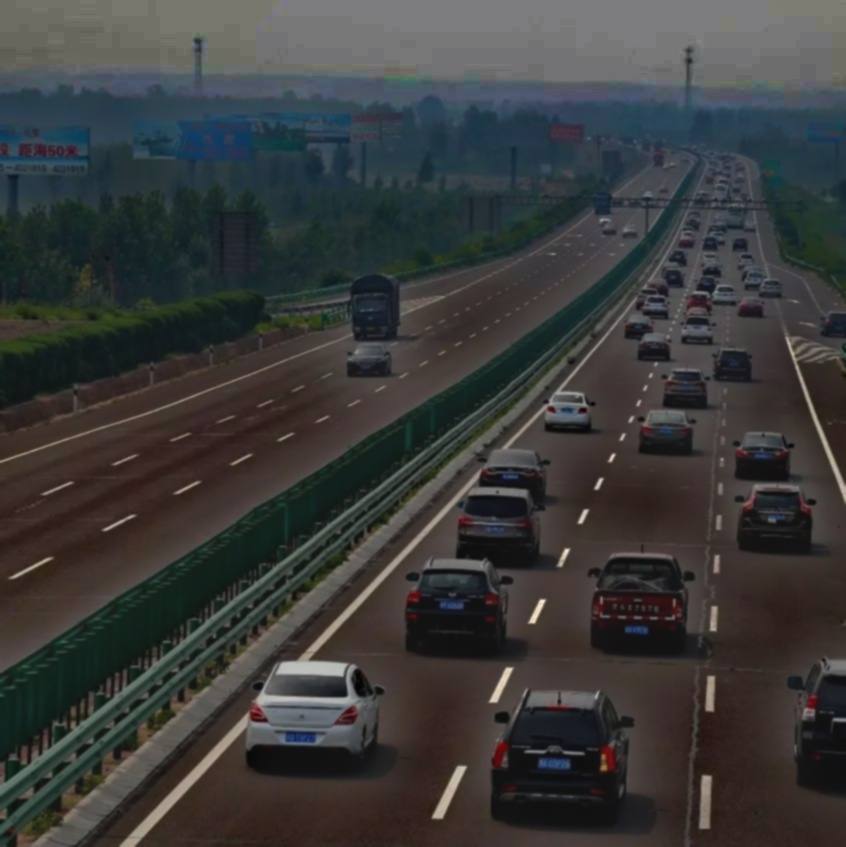
#> input picture output_image2.jpg, 846 x 847 px
$ python 'Prewitt分割.py'   (older library calls are emulated)
#> lines starting #> are read from the running program, lines starting #| are printed output that depends on the picture; after the words box and inside, x2 and y2 are one past the last pixel; in counts of white or black regions, pixels touching at a corner belong together
import cv2
import numpy as np

# 读取图像  Prewitt算子
image_path = 'output_image2.jpg'
image = cv2.imread(image_path)
#> image is the input picture: shape (847, 846, 3); mean B, G, R 58.7, 59.2, 58.5

# 灰度化
gray = cv2.cvtColor(image, cv2.COLOR_BGR2GRAY)
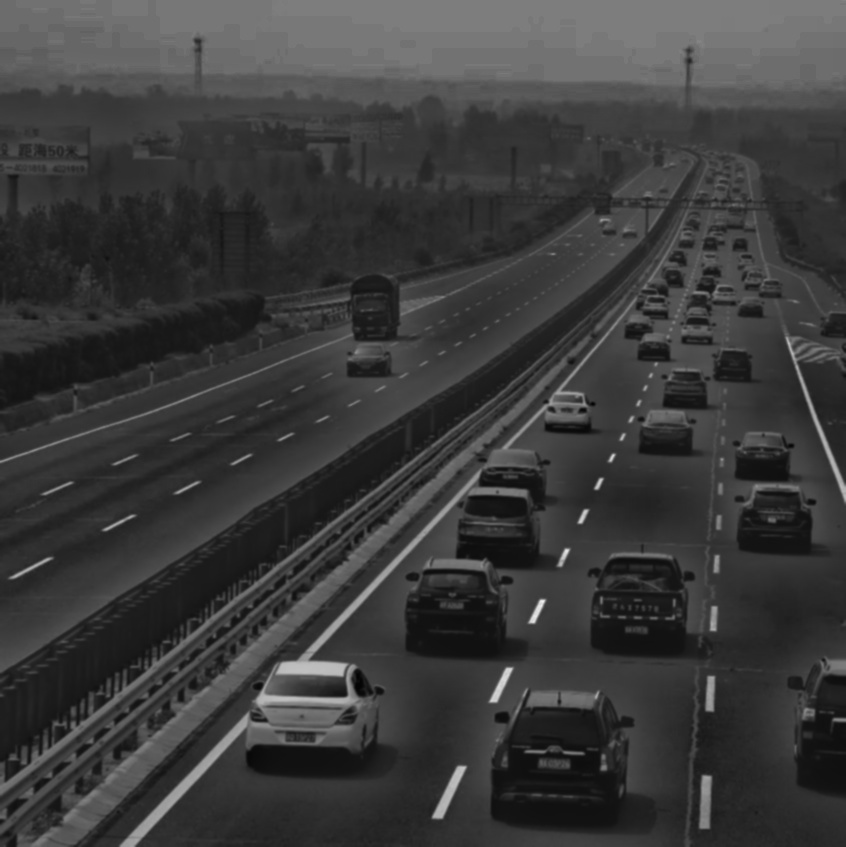
#> gray: shape (847, 846); min 3, max 241, mean 59

# 高斯模糊
blurred = cv2.GaussianBlur(gray, (5, 5), 0)

# Prewitt算子
kernel_prewitt_x = np.array([[1, 0, -1], [1, 0, -1], [1, 0, -1]], dtype=int)
kernel_prewitt_y = np.array([[1, 1, 1], [0, 0, 0], [-1, -1, -1]], dtype=int)
edges_x = cv2.filter2D(blurred, cv2.CV_16S, kernel_prewitt_x)
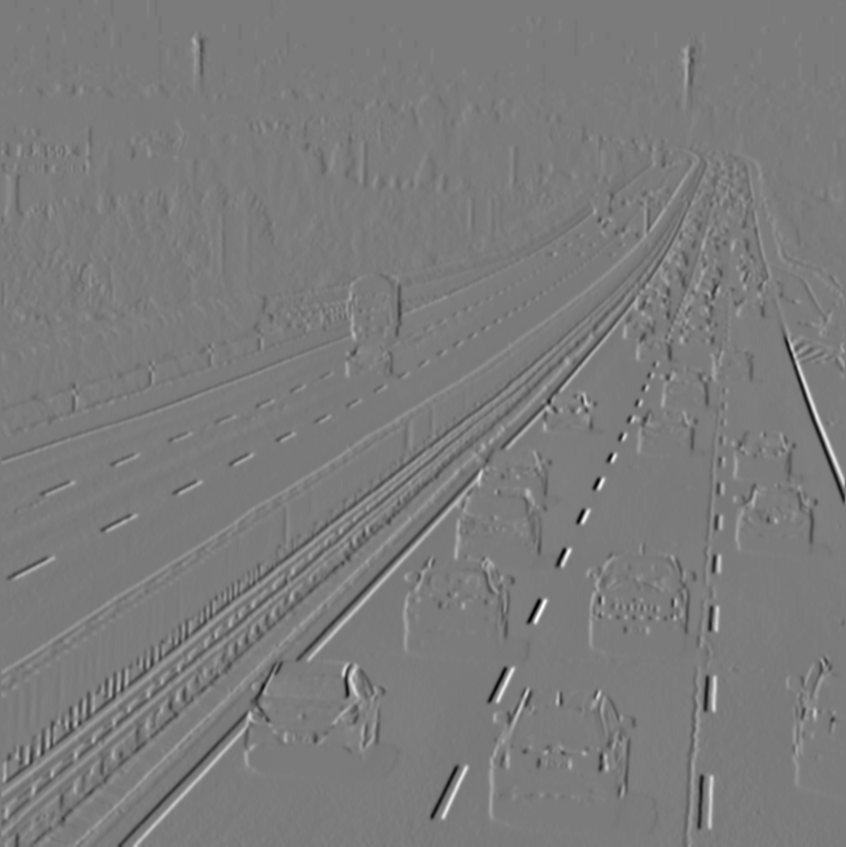
#> edges_x: shape (847, 846) int16; min -229, max 242, mean 0; drawn with min black and max white
edges_y = cv2.filter2D(blurred, cv2.CV_16S, kernel_prewitt_y)
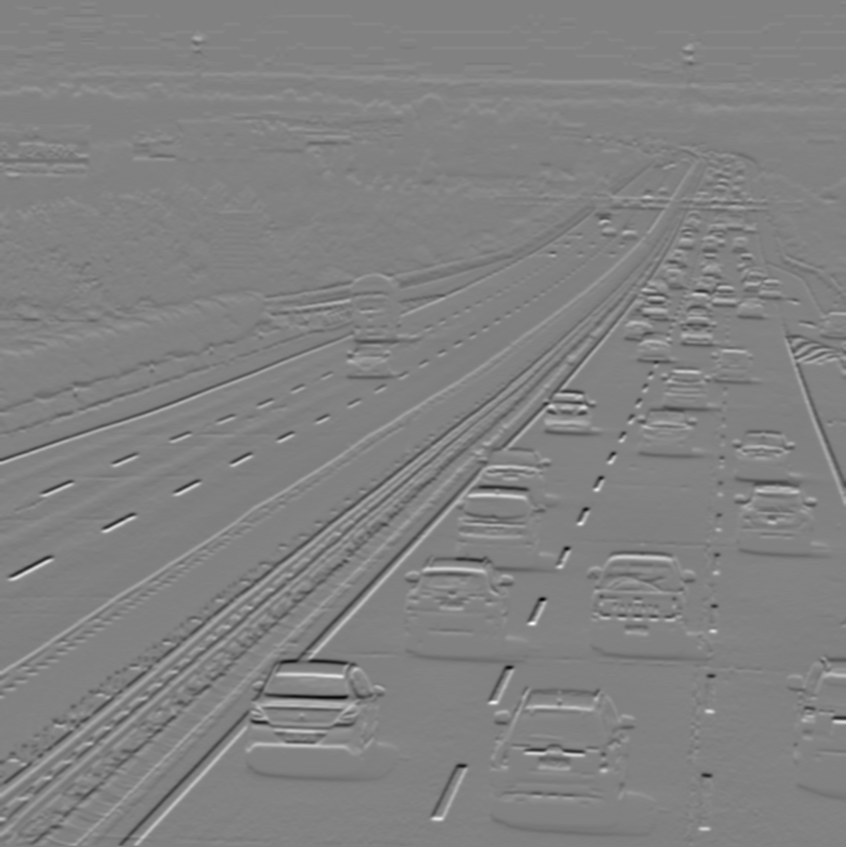
#> edges_y: shape (847, 846) int16; min -259, max 251, mean 0.5; drawn with min black and max white
edges = cv2.convertScaleAbs(cv2.addWeighted(cv2.convertScaleAbs(edges_x), 0.2, cv2.convertScaleAbs(edges_y), 0.5, 0))
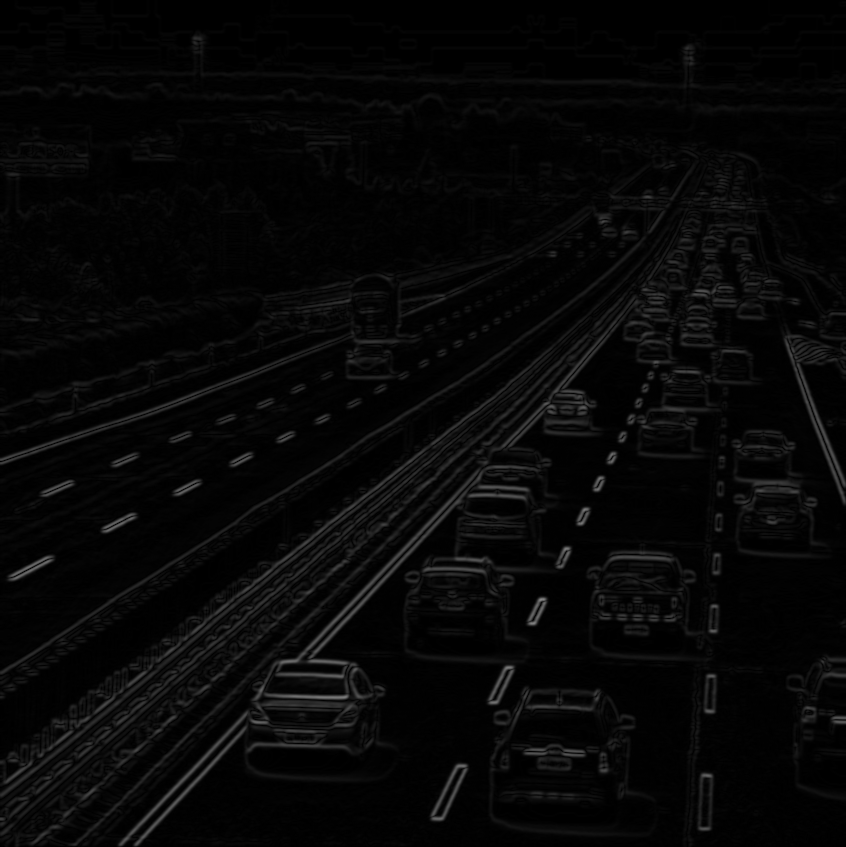
#> edges: shape (847, 846); min 0, max 136, mean 6.9

# 轮廓检测
contours, _ = cv2.findContours(edges, cv2.RETR_TREE, cv2.CHAIN_APPROX_SIMPLE)
#> contours = 10268 contours, 9465 with area under 20; largest, box (x1, y1, x2, y2) and area: (0, 0, 846, 847) 690698, (258, 17, 575, 65) 5903, (420, 41, 641, 79) 4074, (704, 49, 833, 81) 1866, (705, 17, 817, 54) 1740

# 保存检测到的汽车
car_count = 0
for contour in contours:
    x, y, w, h = cv2.boundingRect(contour)
    if w < 40 and h < 30:
        crop_img = image[y:y + h, x:x + w]
        car_image_path = f"/mnt/data/car_{car_count}.jpg"
        cv2.imwrite(car_image_path, crop_img)
        car_count += 1
#> this loop made 10268 passes
#> (contour, x, y, w, h, car_image_path) on passes 5 to 11: ([[269, 845], [270, 844], [271, 845], [270, 846]], 269, 844, 3, 3, '/mnt/data/car_2.jpg'), ([[840, 844], [841, 843], [842, 844], [841, 845]], 840, 843, 3, 3, '/mnt/data/car_3.jpg'), ([[739, 844], [740, 843], [741, 844], [740, 845]], 739, 843, 3, 3, '/mnt/data/car_4.jpg'), ([[673, 844], [674, 843], [675, 844], [674, 845]], 673, 843, 3, 3, '/mnt/data/car_5.jpg'), ([[570, 844], [571, 843], [572, 844], [571, 845]], 570, 843, 3, 3, '/mnt/data/car_6.jpg'), ([[527, 844], [528, 843], [529, 844], [528, 845]], 527, 843, 3, 3, '/mnt/data/car_7.jpg'), ([[501, 844], [502, 843], [503, 844], [502, 845]], 501, 843, 3, 3, '/mnt/data/car_8.jpg')
#> (x, y, w, h, car_image_path) on passes 1, 2, 15, 25, 26, 28: (838, 0, 8, 8, '/mnt/data/car_0.jpg'), (281, 0, 8, 7, '/mnt/data/car_1.jpg'), (351, 843, 4, 3, '/mnt/data/car_12.jpg'), (795, 842, 3, 4, '/mnt/data/car_22.jpg'), (787, 842, 3, 4, '/mnt/data/car_23.jpg'), (760, 842, 3, 4, '/mnt/data/car_25.jpg')
#> after the loop, car_count = 10241

# 显示检测结果
for contour in contours:
    x, y, w, h = cv2.boundingRect(contour)
    if w > 40 and h > 40:
        cv2.rectangle(image, (x, y), (x + w, y + h), (0, 255, 0), 2)
#> this loop made 10268 passes
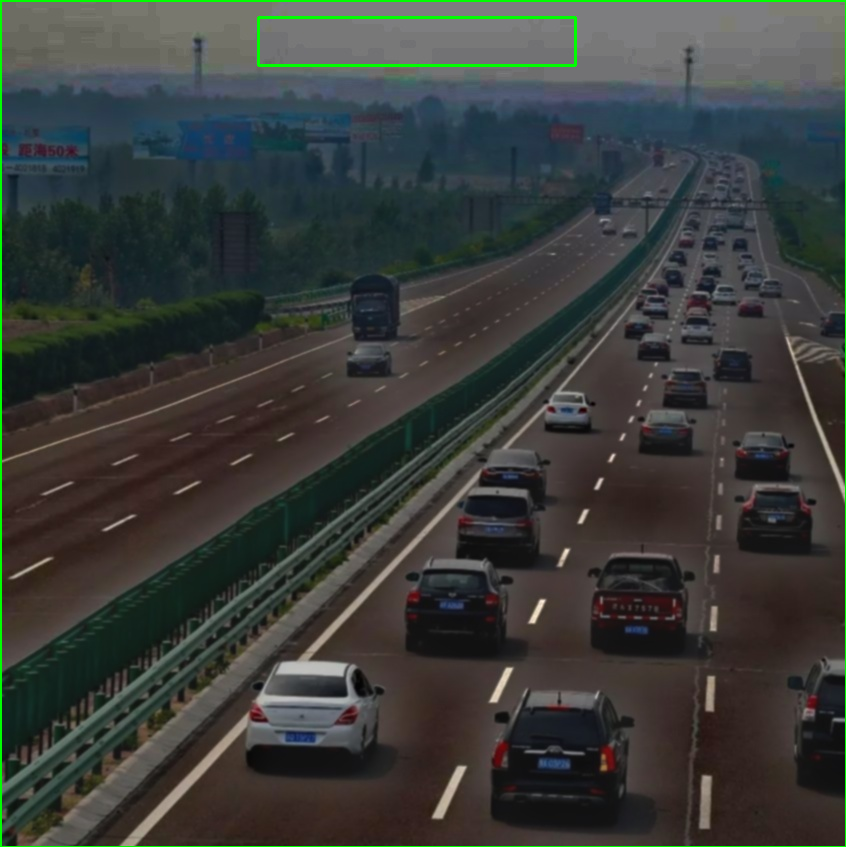
#> image: shape (847, 846, 3); 1.01% of pixels changed, all inside (x1, y1, x2, y2) = (0, 0, 846, 847)

cv2.imshow("Detected Cars with Prewitt", image)
cv2.waitKey(0)
cv2.destroyAllWindows()

$ run again, with output_image1.jpg copied over output_image2.jpg
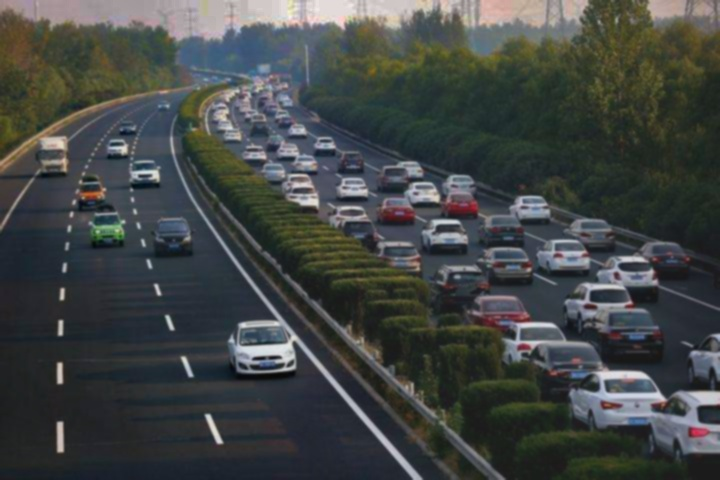
#> input picture output_image1.jpg, 720 x 480 px
#> image is the input picture: shape (480, 720, 3); mean B, G, R 68.9, 69.9, 66.1
#> `edges = cv2.convertScaleAbs(cv2.addWeighted(cv2.convertScaleAbs(edges_..`:
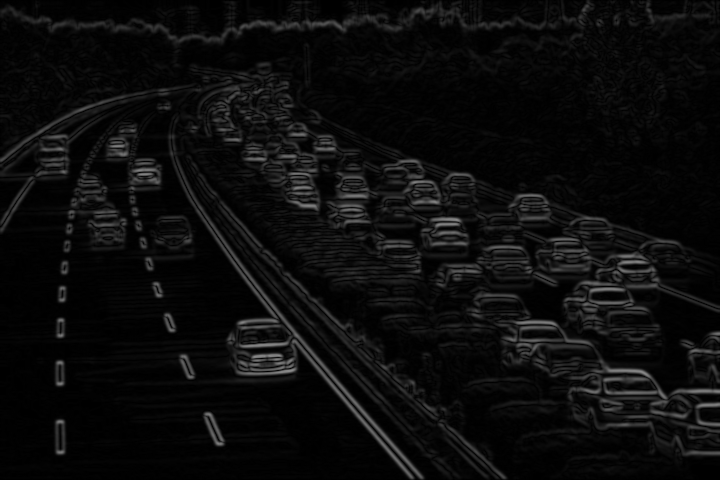
#> edges: shape (480, 720); min 0, max 139, mean 12.1
#> contours = 4152 contours, 3956 with area under 20; largest, box (x1, y1, x2, y2) and area: (0, 0, 720, 480) 341224, (17, 399, 47, 422) 223, (5, 257, 23, 282) 155, (80, 397, 102, 410) 152, (22, 446, 49, 459) 146
#> the loop `for contour in contours:` made 4152 passes
#> (contour, x, y, w, h, car_image_path) on passes 4, 5, 6, 7, 9: ([[492, 478], [493, 477], [494, 478], [493, 479]], 492, 477, 3, 3, '/mnt/data/car_2.jpg'), ([[678, 477], [679, 476], [680, 477], [679, 478]], 678, 476, 3, 3, '/mnt/data/car_3.jpg'), ([[634, 477], [635, 476], [636, 477], [635, 478]], 634, 476, 3, 3, '/mnt/data/car_4.jpg'), ([[617, 477], [618, 476], [619, 477], [618, 478]], 617, 476, 3, 3, '/mnt/data/car_5.jpg'), ([[394, 477], [395, 476], [396, 477], [395, 478]], 394, 476, 3, 3, '/mnt/data/car_7.jpg')
#> after the loop `for contour in contours:`: car_count = 4151
#> the loop `for contour in contours:` made 4152 passes
#> after the loop `for contour in contours:`:
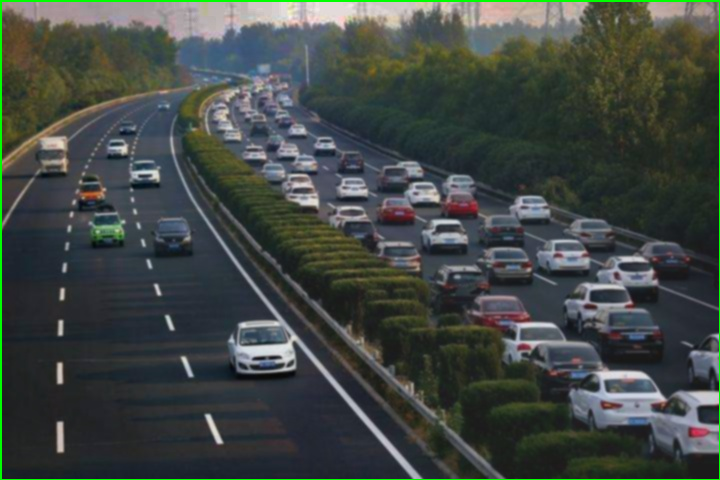
#> image: shape (480, 720, 3); 1.04% of pixels changed, all inside (x1, y1, x2, y2) = (0, 0, 720, 480)
